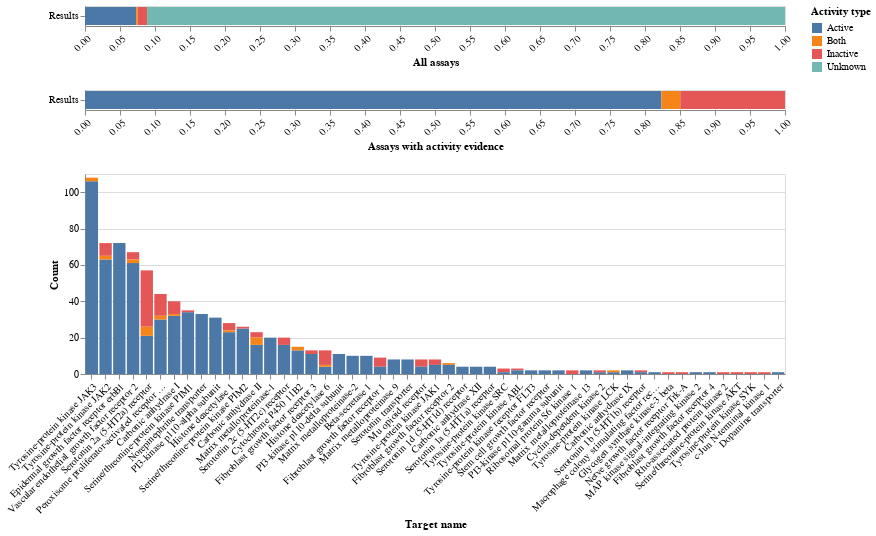

Notebook cell for this chart:
### Code cell
(chart_one.properties(width=700)&chart_two.properties(width=700)&chart).configure_axisBottom(labelAngle=-45)

### Figure 1 — Vega-Lite specification as saved in the notebook (floating-point values rounded to 4 significant figures; data arrays with more than 128 entries replaced by an {"elided": "..."} marker saying what was removed)
{"config": {"view": {"continuousWidth": 400, "continuousHeight": 300}, "axisBottom": {"labelAngle": -45}}, "vconcat": [{"data": {"name": "data-270f2f84cc277046f1a71624871a9407"}, "mark": "bar", "encoding": {"color": {"type": "nominal", "field": "activity", "title": "Activity type"}, "order": {"type": "nominal", "field": "activity", "sort": "ascending"}, "x": {"type": "quantitative", "field": "PercentOfTotal", "title": "All assays"}, "y": {"type": "nominal", "field": "results", "title": ""}}, "transform": [{"joinaggregate": [{"op": "sum", "field": "number", "as": "Total"}]}, {"calculate": "datum.number / datum.Total", "as": "PercentOfTotal"}], "width": 700}, {"data": {"name": "data-4606dc7c100e5536387c38c27154d72b"}, "mark": "bar", "encoding": {"color": {"type": "nominal", "field": "activity", "title": "Activity type"}, "order": {"type": "nominal", "field": "activity", "sort": "ascending"}, "x": {"type": "quantitative", "field": "PercentOfTotal", "title": "Assays with activity evidence"}, "y": {"type": "nominal", "field": "results", "title": ""}}, "transform": [{"joinaggregate": [{"op": "sum", "field": "number", "as": "Total"}]}, {"calculate": "datum.number / datum.Total", "as": "PercentOfTotal"}], "width": 700}, {"data": {"name": "data-9caa25bb138bcb5bfce196b0a4b3a6cc"}, "mark": "bar", "encoding": {"color": {"type": "nominal", "field": "activity"}, "order": {"type": "nominal", "field": "activity", "sort": "ascending"}, "x": {"type": "nominal", "field": "pref_name", "sort": "-y", "title": "Target name"}, "y": {"type": "quantitative", "aggregate": "count", "title": "Count"}}, "height": 200, "width": 700}], "$schema": "https://vega.github.io/schema/vega-lite/v4.8.1.json", "datasets": {"data-270f2f84cc277046f1a71624871a9407": [{"results": "Results", "activity": "Active", "number": 732, "proportion": 0.07302}, {"results": "Results", "activity": "Inactive", "number": 133, "proportion": 0.01327}, {"results": "Results", "activity": "Both", "number": 24, "proportion": 0.002394}, {"results": "Results", "activity": "Unknown", "number": 9135, "proportion": 0.9113}], "data-4606dc7c100e5536387c38c27154d72b": [{"results": "Results", "activity": "Active", "number": 732, "proportion": 0.07302}, {"results": "Results", "activity": "Inactive", "number": 133, "proportion": 0.01327}, {"results": "Results", "activity": "Both", "number": 24, "proportion": 0.002394}], "data-9caa25bb138bcb5bfce196b0a4b3a6cc": {"elided": "841 records"}}}
